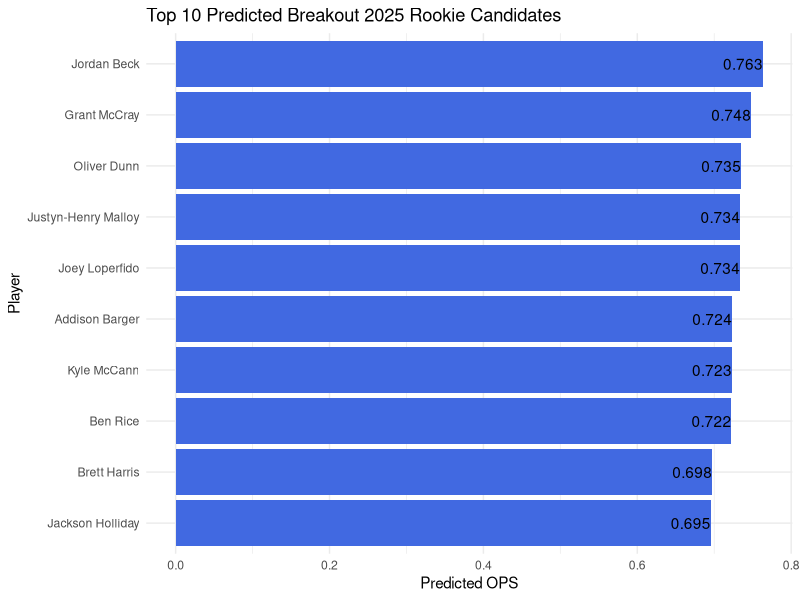
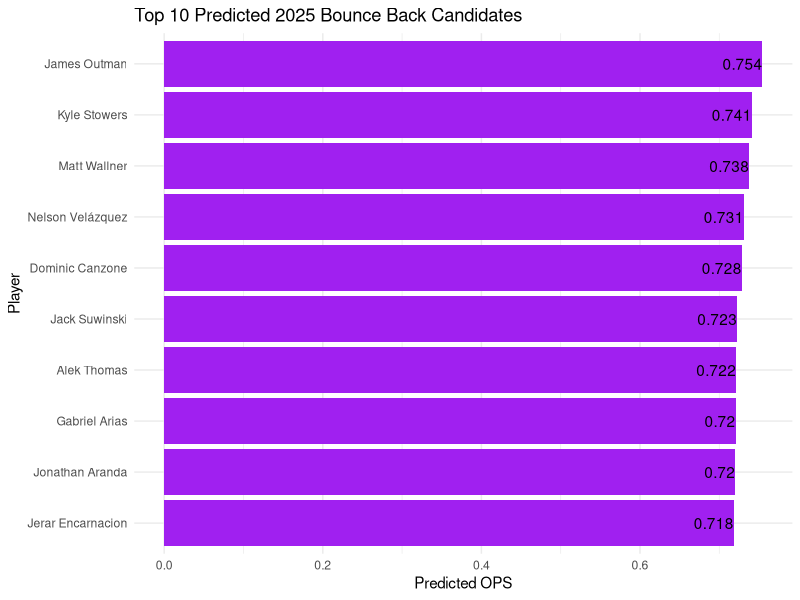
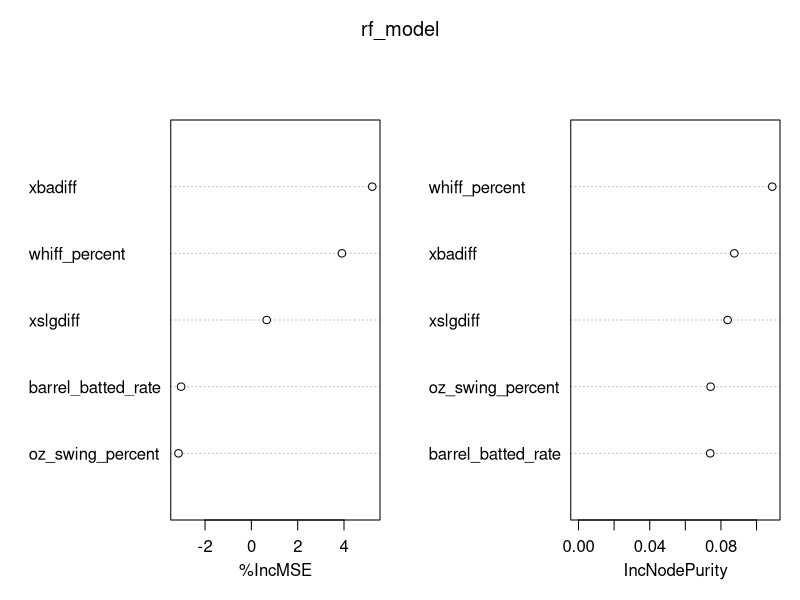
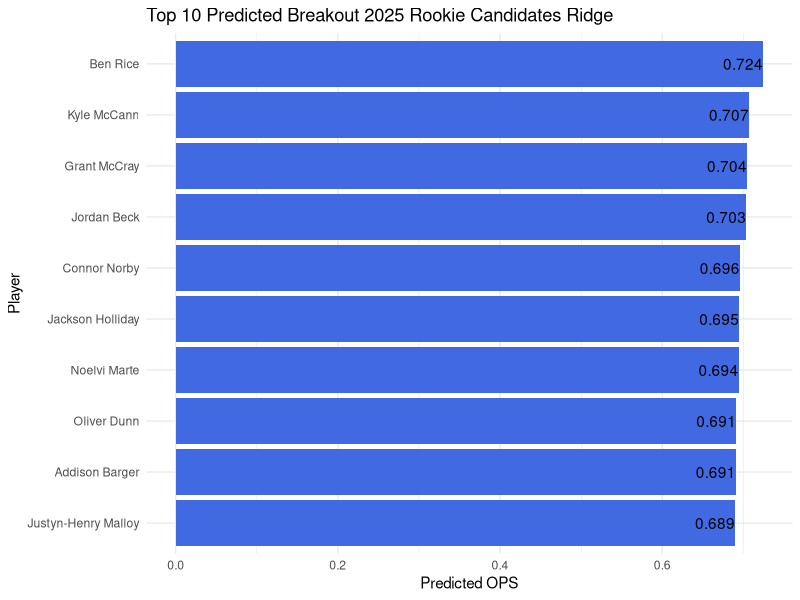
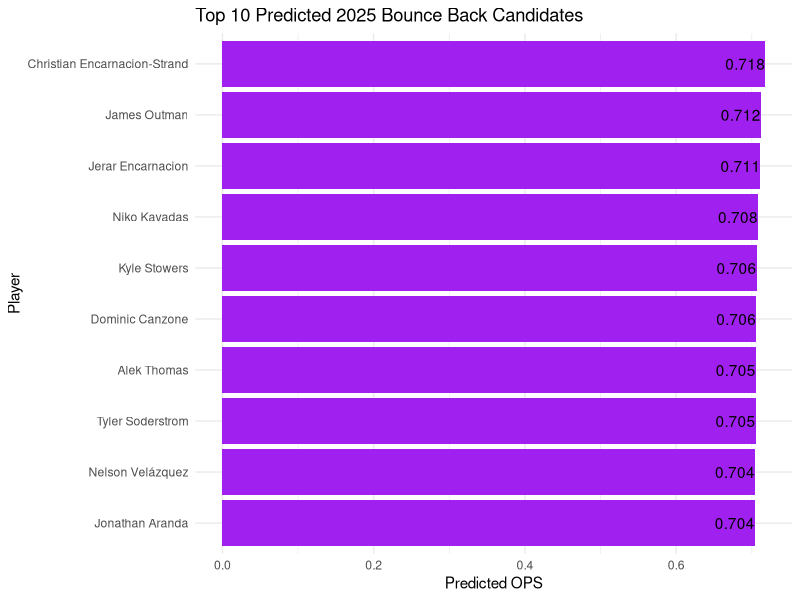

Source code (R) for these figures, in order:
## ---- chunk 1
#Loading Packages

library(tidyverse)

library(randomForest)

library(glmnet)

library(ggplot2)

library(readxl)

library(knitr)

## ---- chunk 2
#Importing Data 
Offense_2023 <- Offense_2023 <- read_excel("Offense_2023.xlsx", skip = 1)

Offense_2024 <-  read_excel("Offense_2024.xlsx", skip = 1)


#Standardizing names 
Offense_2023 <- Offense_2023 %>%
  separate(`last_name, first_name`, into = c("Last", "First"), sep = ", ") %>%
  mutate(Player = paste(First, Last)) %>%
  select(-First, -Last)

Offense_2024 <- Offense_2024 %>%
  separate(`last_name, first_name`, into = c("Last", "First"), sep = ", ") %>%
  mutate(Player = paste(First, Last)) %>%
  select(-First, -Last)
## ---- chunk 3
# Select required data 

OPS_2024 <- Offense_2024 %>% select(Player, player_age, on_base_plus_slg)

Offense_2023_Clean <- Offense_2023 %>% select(Player, pa, xbadiff, xslgdiff, oz_swing_percent, whiff_percent, barrel_batted_rate)
## ---- chunk 4
#Merging 


Prediction_Data_2023 <- full_join(Offense_2023_Clean, OPS_2024, by = "Player")
## ---- chunk 5
#Filtering Data to between 100 and 300 PAs, Age >= 27

Prediction_Data_2023_Filtered <- Prediction_Data_2023 %>% filter(player_age <= 27, pa >= 100, pa <=300) 

Prediction_Data_2023_Filtered <- drop_na(Prediction_Data_2023_Filtered)

## ---- chunk 6
#Building the Forest 
set.seed(21)

features <- c("xslgdiff", "xbadiff", "whiff_percent", "barrel_batted_rate", "oz_swing_percent")  
x_train <- Prediction_Data_2023_Filtered[, features]
y_train <- Prediction_Data_2023_Filtered$on_base_plus_slg


rf_model <- randomForest(x = x_train, y = y_train, ntree = 500, importance = TRUE)
## ---- chunk 7
#Filtering 2024 

Prediction_Data_2024 <- Offense_2024 %>% select(Player, player_age, pa, xbadiff, xslgdiff, oz_swing_percent, barrel_batted_rate, whiff_percent)

Prediction_Data_2024_Filtered <- Prediction_Data_2024 %>% filter(player_age <= 27, pa >= 100, pa <=300) 

Prediction_Data_2024_Filtered <- drop_na(Prediction_Data_2024_Filtered)


## ---- chunk 8

x_test <- Prediction_Data_2024_Filtered[, features]  
pred_2025 <- predict(rf_model, newdata = x_test)


Prediction_Data_2024_Filtered$Predicted_OPS_2025_RF <- pred_2025
## ---- chunk 9
#Plotting 

breakouts <-Prediction_Data_2024_Filtered %>% 
  arrange(desc(Predicted_OPS_2025_RF))
 
Rookies_2024 <- read_excel("Rookies_2024.xlsx", skip = 1)

rookie_breakouts <- breakouts %>%
  filter(Player %in% Rookies_2024$Name) %>% 
  distinct(Player, .keep_all = TRUE) %>% 
  slice(1:10)

ggplot(rookie_breakouts, aes(x = reorder(Player, Predicted_OPS_2025_RF), y = Predicted_OPS_2025_RF)) +
  geom_col(fill = "royalblue") +
  geom_text(aes(label = round(Predicted_OPS_2025_RF, 3)), hjust = 1) +
  coord_flip() +
  labs(title = "Top 10 Predicted Breakout 2025 Rookie Candidates",
       x = "Player", y = "Predicted OPS") +
  theme_minimal()
## ---- chunk 10
non_rookies <- breakouts %>% 
  filter(!Player %in% Rookies_2024$Name) 

non_rookies_10 <- non_rookies %>% 
  distinct(Player, .keep_all = TRUE) %>% 
  slice(1:10)


ggplot(non_rookies_10, aes(x = reorder(Player, Predicted_OPS_2025_RF), y = Predicted_OPS_2025_RF)) +
  geom_col(fill = "purple") +
  geom_text(aes(label = round(Predicted_OPS_2025_RF, 3)), hjust = 1) +
  coord_flip() +
  labs(title = "Top 10 Predicted 2025 Bounce Back Candidates",
       x = "Player", y = "Predicted OPS") +
  theme_minimal()
## ---- chunk 11

kable(importance(rf_model))
varImpPlot(rf_model)




## ---- chunk 12

#Building the Model 
set.seed(21)

x_2023 <- model.matrix(on_base_plus_slg ~ xslgdiff + xbadiff + whiff_percent + barrel_batted_rate + oz_swing_percent, Prediction_Data_2023_Filtered)[, -1]

y_2024 <- Prediction_Data_2023_Filtered$on_base_plus_slg

cv_ridge <- cv.glmnet(x_2023, y_2024, alpha = 0, nfolds = 10)
best_lambda <- cv_ridge$lambda.min
## ---- chunk 13
#Predicting 2025 OPS with Ridge 
x_2024 <- model.matrix(~ xslgdiff + xbadiff + whiff_percent + barrel_batted_rate + oz_swing_percent, Prediction_Data_2024_Filtered)[, -1]

pred_2025 <- predict(cv_ridge, s = best_lambda, newx = x_2024)

Prediction_Data_2024_Filtered$Predicted_OPS_2025_Ridge <- as.vector(pred_2025)
## ---- chunk 14
breakouts <-Prediction_Data_2024_Filtered %>% 
  arrange(desc(Predicted_OPS_2025_Ridge))
 
Rookies_2024 <- read_excel("Rookies_2024.xlsx", skip = 1)

rookie_breakouts <- breakouts %>%
  filter(Player %in% Rookies_2024$Name) %>% 
  distinct(Player, .keep_all = TRUE) %>% 
  slice(1:10)

ggplot(rookie_breakouts, aes(x = reorder(Player, Predicted_OPS_2025_Ridge), y = Predicted_OPS_2025_Ridge)) +
  geom_col(fill = "royalblue") +
  geom_text(aes(label = round(Predicted_OPS_2025_Ridge, 3)), hjust = 1) +
  coord_flip() +
  labs(title = "Top 10 Predicted Breakout 2025 Rookie Candidates Ridge",
       x = "Player", y = "Predicted OPS") +
  theme_minimal()
## ---- chunk 15
non_rookies <- breakouts %>% 
  filter(!Player %in% Rookies_2024$Name) 

non_rookies_10 <- non_rookies %>% 
  distinct(Player, .keep_all = TRUE) %>% 
  slice(1:10)


ggplot(non_rookies_10, aes(x = reorder(Player, Predicted_OPS_2025_Ridge), y = Predicted_OPS_2025_Ridge)) +
  geom_col(fill = "purple") +
  geom_text(aes(label = round(Predicted_OPS_2025_Ridge, 3)), hjust = 1) +
  coord_flip() +
  labs(title = "Top 10 Predicted 2025 Bounce Back Candidates",
       x = "Player", y = "Predicted OPS") +
  theme_minimal()
## ---- chunk 16

pred_2024 <- predict(cv_ridge, s = best_lambda, newx = x_2023)

# RMSE
rmse <- sqrt(mean((pred_2024 - y_2024)^2))

# R²
r2 <- cor(pred_2024, y_2024)^2

# MAE
mae <- mean(abs(pred_2024 - y_2024))

#Making a table 
model_accuracy <- data.frame(
  Metric = c("RMSE", "R²", "MAE", "Lambda"),
  Value = c(rmse, r2, mae, best_lambda)
)

kable(model_accuracy)
